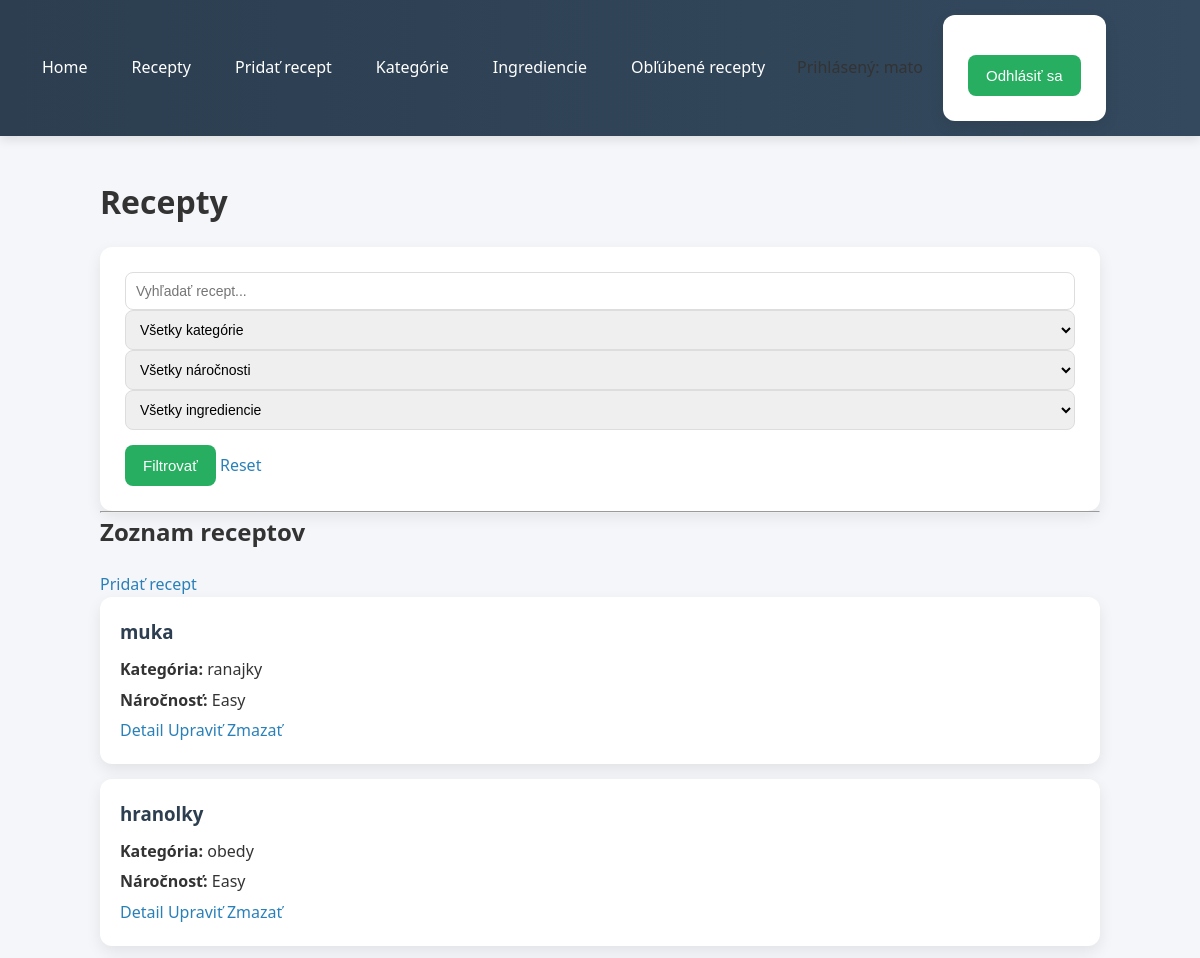
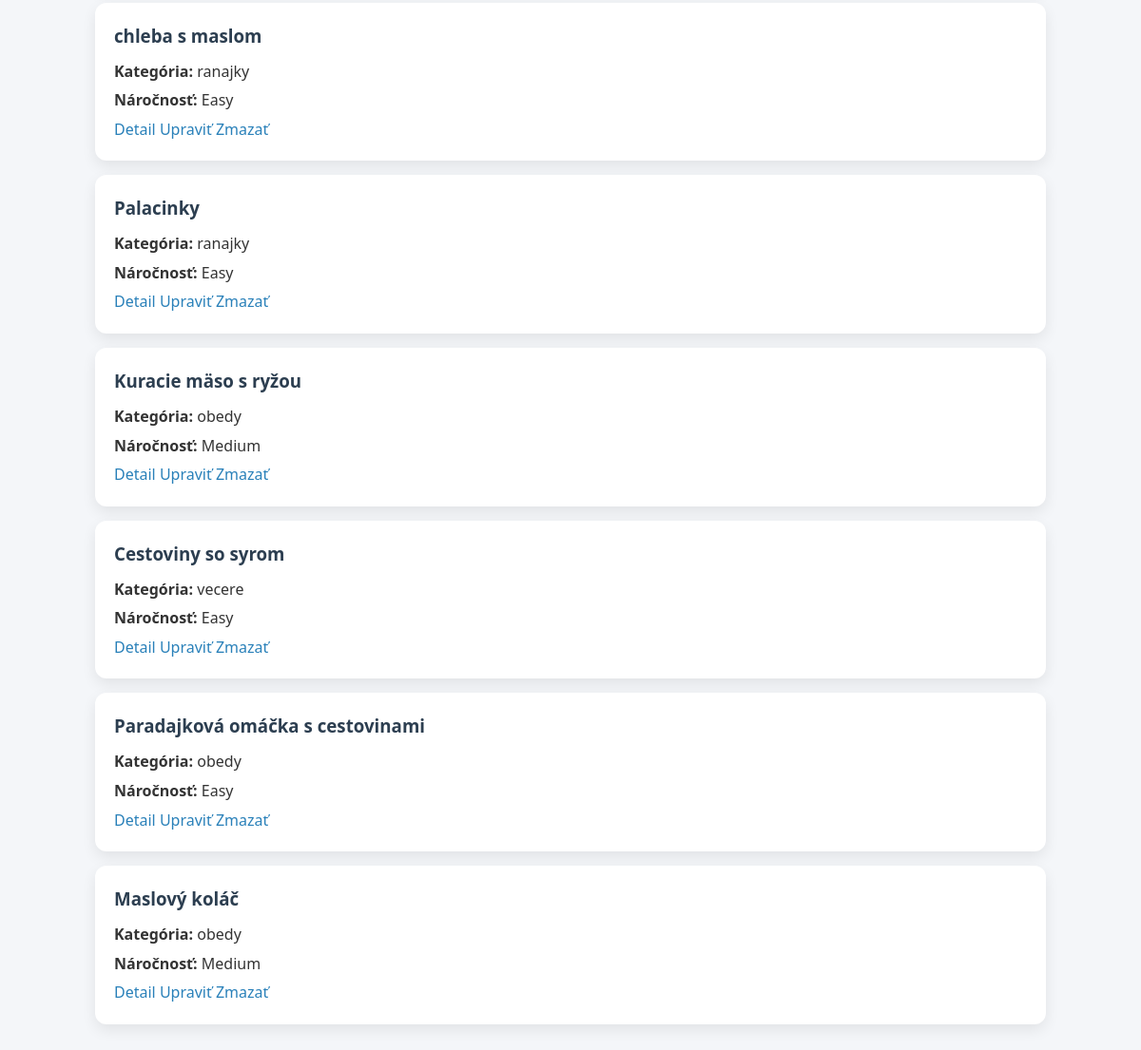
Screenshot of /recipes/ (signed in) with the database file from the repository (2 pictures, top to bottom).
### recipes/models.py (models this page shows, shortened)
class Recipe(models.Model):
    DIFFICULTY_CHOICES = [
        ('Easy', 'Easy'),
        ('Medium', 'Medium'),
        ('Hard', 'Hard'),
    ]
    name = models.CharField(max_length=150)
    description = models.TextField()
    procedure = models.TextField()
    prep_time = models.IntegerField()
    difficulty = models.CharField(max_length=20, choices=DIFFICULTY_CHOICES)
    category = models.ForeignKey(Category, on_delete=models.CASCADE)
    favorites = models.ManyToManyField(User, blank=True)

class Category(models.Model):
    name = models.CharField(max_length=100)
    description = models.TextField(blank=True)

### recipes/views.py (the view)
# urls.py: path('recipes/', views.recipe_list, name='recipes'),
def recipe_list(request):
    recipes = Recipe.objects.all()
    search = request.GET.get('search')
    category = request.GET.get('category')
    difficulty = request.GET.get('difficulty')
    ingredient = request.GET.get('ingredient')
    if search:
        recipes = recipes.filter(name__icontains=search)
    if category:
        recipes = recipes.filter(category_id=category)
    if difficulty:
        recipes = recipes.filter(difficulty=difficulty)
    if ingredient:
        recipes = recipes.filter(recipeingredient__ingredient_id=ingredient)
    categories = Category.objects.all()
    ingredients = Ingredient.objects.all()
    return render(request, 'recipes/recipes.html', {
        'recipes': recipes,
        'categories': categories,
        'ingredients': ingredients
    })

### recipes/templates/recipes/recipes.html (shortened to what this page needs)
{% extends 'recipes/base.html' %}
{% block content %}
<h1>Recepty</h1>
<form method="get">
    <input
        type="text"
        name="search"
        placeholder="Vyhľadať recept..."
        value="{{ search|default:'' }}"
    >
    <select name="category">
        <option value="">Všetky kategórie</option>
    </select>
    <select name="difficulty">
        <option value="">Všetky náročnosti</option>
    </select>
    <select name="ingredient">
        <option value="">Všetky ingrediencie</option>
    </select>
    <button type="submit">Filtrovať</button>
    <a href="{% url 'recipes' %}">Reset</a>
</form>
<hr>
<h2>Zoznam receptov</h2>
{% if user.is_authenticated %}
    <p>
        <a href="{% url 'add_recipe' %}">Pridať recept</a>
    </p>
{% endif %}
{% for recipe in recipes %}
<div class="recipe">
    <h3>{{ recipe.name }}</h3>
    <p><strong>Kategória:</strong> {{ recipe.category.name }}</p>
    <p><strong>Náročnosť:</strong> {{ recipe.difficulty }}</p>
    <a href="{% url 'detail' recipe.id %}">Detail</a>
    {% if user.is_authenticated %}
        <a href="{% url 'update_recipe' recipe.id %}">Upraviť</a>
        <a href="{% url 'delete_recipe' recipe.id %}">Zmazať</a>
    {% endif %}
</div>
{% empty %}
<p>Žiadne recepty</p>
{% endfor %}
{% endblock %}

### recipes/static/recipes/style.css (style rules this page uses)
* { margin: 0; padding: 0; box-sizing: border-box; }
body { font-family: "Segoe UI", Roboto, Arial, sans-serif; background: #f4f6f9; color: #333; line-height: 1.6; }
h1, h2 { margin-bottom: 20px; }
.recipe { background: white; padding: 20px; margin-bottom: 15px; border-radius: 12px; box-shadow: 0 6px 15px rgba(0,0,0,0.08); transition: 0.2s; }
.recipe h3 { margin-bottom: 10px; color: #2c3e50; }
.recipe p { margin-bottom: 5px; }
a { color: #2980b9; text-decoration: none; font-weight: 500; }
form { background: white; padding: 25px; border-radius: 12px; box-shadow: 0 6px 15px rgba(0,0,0,0.08); }
input, textarea, select { width: 100%; padding: 10px; border: 1px solid #ddd; border-radius: 8px; font-size: 14px; }
button { margin-top: 15px; background: #27ae60; color: white; padding: 12px 18px; border: none; border-radius: 8px; cursor: pointer; font-size: 15px; transition: 0.2s; }

### rows the page displays
Recipe: name "muka", category.name "ranajky", difficulty "Easy"
Recipe: name "hranolky", category.name "obedy", difficulty "Easy"
Recipe: name "chleba s maslom", category.name "ranajky", difficulty "Easy"
Recipe: name "Palacinky", category.name "ranajky", difficulty "Easy"
Recipe: name "Kuracie mäso s ryžou", category.name "obedy", difficulty "Medium"
Recipe: name "Cestoviny so syrom", category.name "vecere", difficulty "Easy"
Recipe: name "Paradajková omáčka s cestovinami", category.name "obedy", difficulty "Easy"
Recipe: name "Maslový koláč", category.name "obedy", difficulty "Medium"
